Frame 1 (no input): blank canvas, image omitted
Frame 60 (the mouse pressed at the canvas centre just before this capture): blank canvas, image omitted
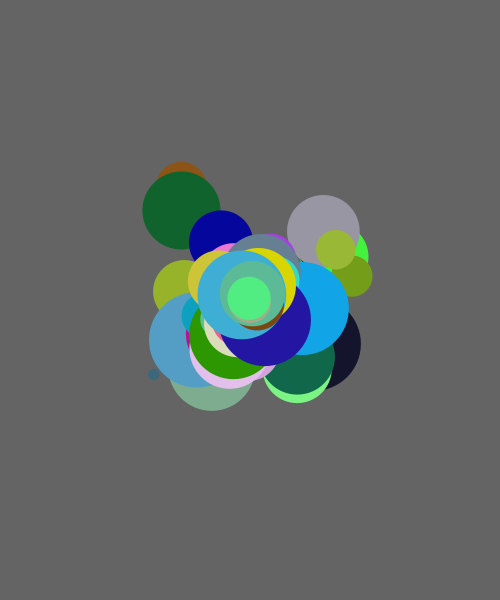
Frame 120 (the mouse held since frame 60 and released just before this capture)

The Processing sketch whose frames 1 and 60 were blank and that drew this single picture after the mouse press (run headless with seeded random() and noise(); from frame 60 on, the mouse is pressed at the canvas centre):

// Processing sketch: w02_12_class_arrayList_mousePressed
// ── w02_12_class_arrayList_mousePressed.pde
// IMA | NYU Shanghai
// Kinetic Interfaces
// MOQN
// Jan 31 2018


ArrayList<Ball> balls = new ArrayList<Ball>();


void setup() {
  size(500, 600);
  noStroke();
}


void draw() {
  background(100);

  for (int i=0; i<balls.size(); i++) {
    // I suggest this way!
    // much more convenient, right?
    Ball b = balls.get(i); 
    b.move();
    b.bounce();
    b.display();
  }

  // let's add balls at the mouseX/Y position when mousePressed !
  if (mousePressed) {
    balls.add( new Ball(mouseX, mouseY) );
  }
}
// ── Ball.pde
// you can organize your code better by using the tabs!

class Ball {
  float x, y, size;
  color clr;
  float xspeed, yspeed;

  Ball(float tempX, float tempY) {
    x = tempX;
    y = tempY;
    size = random(10, 100);
    clr = color(random(255), random(255), random(255));

    xspeed = random(-2, 2);
    yspeed = random(-2, 2);
  }

  void display() {
    fill(clr);
    ellipse(x, y, size, size);
  }
  void move() {
    x += xspeed;
    y += yspeed;
  }
  void bounce() {
    if (x < 0) {
      xspeed = -xspeed;
    } else if (x > width) {
      xspeed = -xspeed;
    }
    if (y < 0) {
      yspeed = -yspeed;
    } else if (y > height) {
      yspeed = -yspeed;
    }
  }
}
